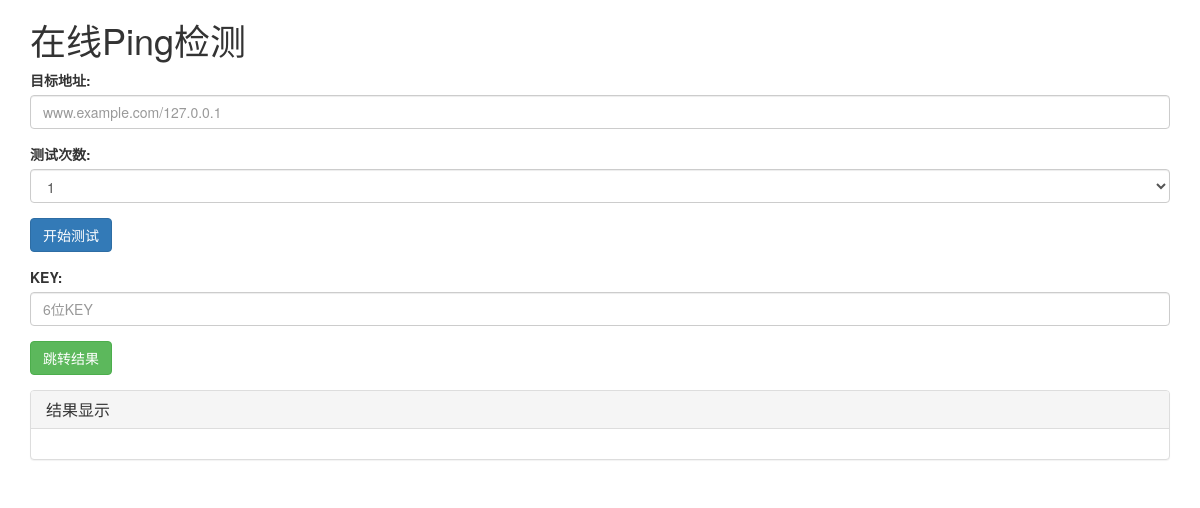
The app's page /index.php?uuid=597368, older data.
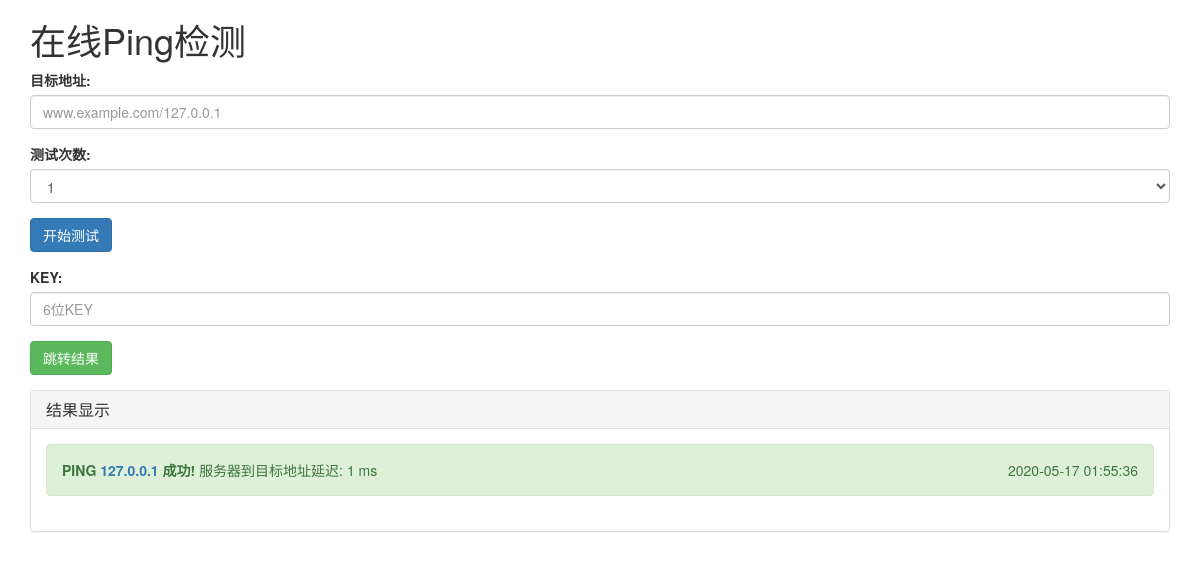
The same page, newer data.
### tables this page shows
CREATE TABLE `phpindex`  (
  `id` int(15) NOT NULL AUTO_INCREMENT,
  `result` varchar(128) NOT NULL,
  `host` varchar(68) NOT NULL,
  `port` int(15) NOT NULL DEFAULT 80,
  `testtime` int(32) NOT NULL,
  `uuid_id` int(15) NOT NULL,
  PRIMARY KEY (`id`) USING BTREE,
  INDEX `uuid`(`uuid_id`) USING BTREE
);

### index.php (the view, shortened to what this page needs)
<!DOCTYPE html>
<html lang="en">
<head>
</head>
<body>
</body>
</html>
<!DOCTYPE html>
<html lang="zh-CN">
<head>
    <link href="https://cdn.jsdelivr.net/npm/bootstrap@3.3.7/dist/css/bootstrap.min.css" rel="stylesheet">
</head>
<body>
<?php
$conn = start_connect();
try {
    $uuid = $_GET['uuid'];
    if ($uuid) {
        $result = $conn->query("select * from phpindex where uuid_id='" . $uuid . "' order by testtime desc");
        $error = 0;
    } else {
        $error = 1;
    }
} catch (Exception $e) {
    $error = 1;
}
?>
<div class="container">
    <h1>在线Ping检测</h1>
    <div class="form-group" id="host_input_group">
        <label for="host_input">目标地址:</label>
        <input type="text" class="form-control" id="host_input" placeholder="www.example.com/127.0.0.1"
               required="required">
    </div>
    <div class="form-group">
        <label for="test_count">测试次数:</label>
        <select class="form-control" id="test_count">
            <option selected>1</option>
        </select>
    </div>
    <button type="button" id="startTest" data-loading-text="Loading..." class="btn btn-primary" autocomplete="off"
    ">
    开始测试
    </button>
    <div class="form-group" style="margin-top: 15px">
        <label for="key_input">KEY:</label>
        <input type="text" class="form-control" id="key_input" placeholder="6位KEY">
    </div>
    <button type="button" id="jump_to" data-loading-text="Loading..." class="btn btn-success" autocomplete="off"
    ">
    跳转结果
    </button>
    <div class="panel panel-default" style="margin-top: 15px">
        <div class="panel-heading">
            <h3 class="panel-title">结果显示</h3>
        </div>
        <div class="panel-body" id="show_panel">
            <?php
            if ($error == 0)
                foreach ($result as $row) {
                    if ($row['result'] == "Host could not be reached.") {
                        echo '<div class="alert alert-danger" role="alert"><b>PING <a href=', '"', 'http://' . $row['host'] . '"', '>' . $row['host'] . '</a> 失败! </b>' . $row['result'] . ' <span style="float: right">' . date('Y-m-d H:i:s', (int)$row['testtime']) . '</span></div>';
                    } else {
                        echo '<div class="alert alert-success" role="alert"><b>PING <a href=', '"', 'http://' . $row['host'] . '"', '>' . $row['host'] . '</a> 成功! </b> 服务器到目标地址延迟: ' . $row['result'] . ' <span style="float: right">' . date('Y-m-d H:i:s', (int)$row['testtime']) . '</span></div>';
                    }
                }
            ?>
        </div>
    </div>
</div>
</body>
</html>

Row changes from the older to the newer data that the page shows:
added phpindex: host "127.0.0.1", result "1 ms", testtime "2020-05-17 01:55:36"
